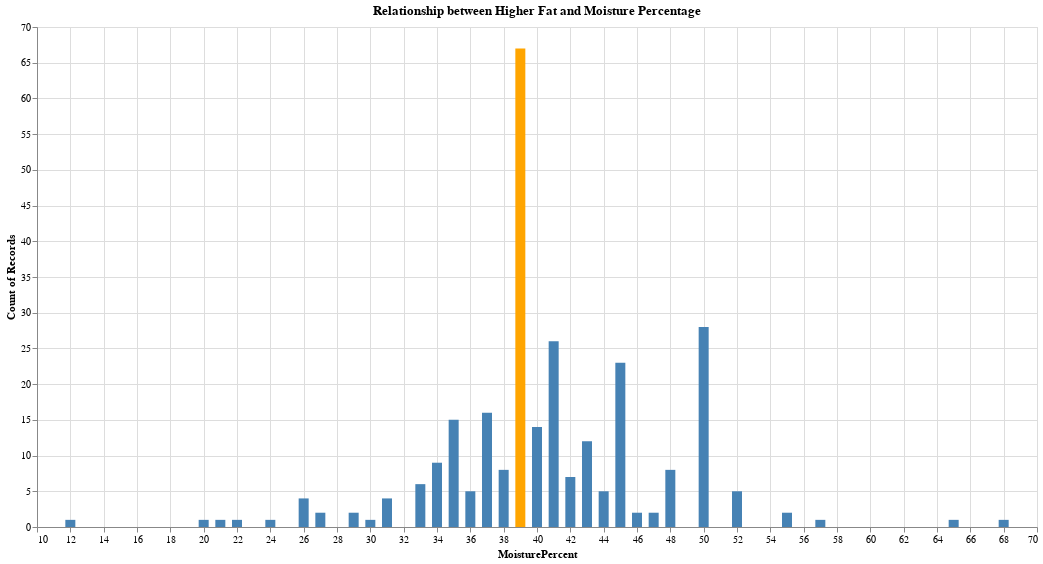

The cell this chart's notebook holds for it:
### Code cell
moist_highfat_chart = (alt.Chart(high_fat, width = 1000, height = 500)
                       .mark_bar(size = 10)
                       .encode(alt.X('MoisturePercent:Q'),
                               y = 'count()',
                               color=alt.condition(alt.datum.MoisturePercent == 39.0,  # If the moisture percent is 50% this test returns True,
                                                   alt.value('orange'),     # which sets the bar orange.
                                                   alt.value('steelblue')   # And if it's not true it sets the bar steelblue.
    ) )
                       .properties(title = 'Relationship between Higher Fat and Moisture Percentage'))
moist_highfat_chart

### Figure 1 — Vega-Lite specification as saved in the notebook (floating-point values rounded to 4 significant figures; data arrays with more than 128 entries replaced by an {"elided": "..."} marker saying what was removed)
{"config": {"view": {"continuousWidth": 400, "continuousHeight": 300}}, "data": {"name": "data-1b1568f721ecf38b95ebf0c3dc3eb4cf"}, "mark": {"type": "bar", "size": 10}, "encoding": {"color": {"condition": {"value": "orange", "test": "(datum.MoisturePercent === 39.0)"}, "value": "steelblue"}, "x": {"type": "quantitative", "field": "MoisturePercent"}, "y": {"type": "quantitative", "aggregate": "count"}}, "height": 500, "title": "Relationship between Higher Fat and Moisture Percentage", "width": 1000, "$schema": "https://vega.github.io/schema/vega-lite/v4.8.1.json", "datasets": {"data-1b1568f721ecf38b95ebf0c3dc3eb4cf": {"elided": "283 records"}}}
